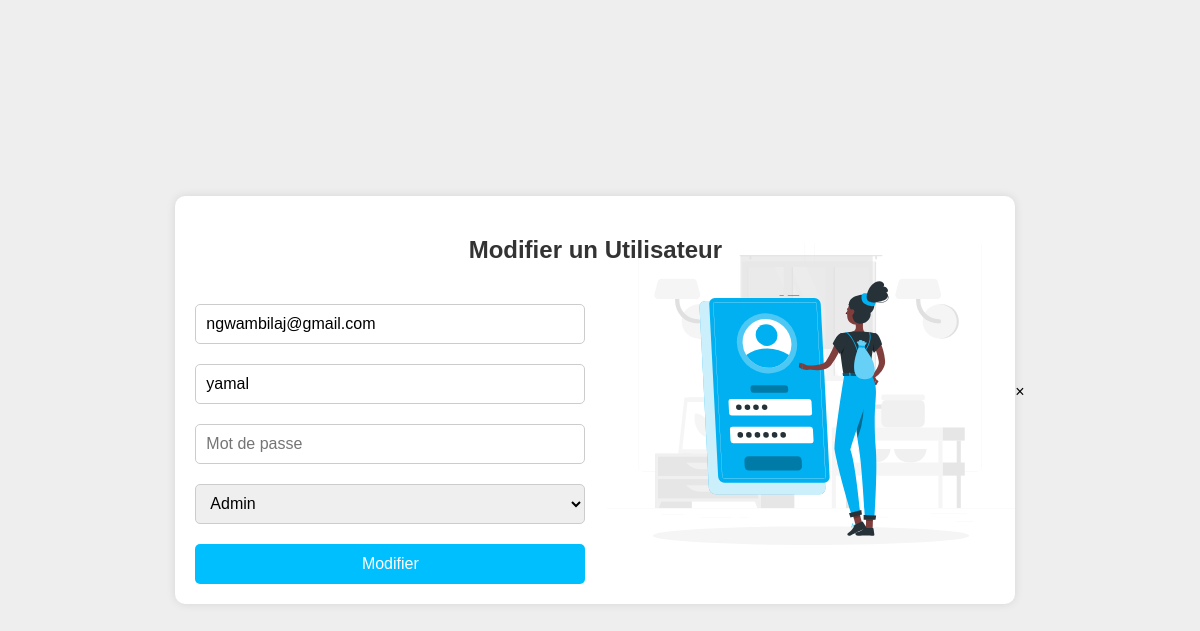
Screenshot of /Back-Office/espace_admin/modifierUtilisateur.php?id=2 with the database file from the repository.
### tables this page shows
CREATE TABLE `users` (
  `id` int NOT NULL,
  `email` varchar(255) NOT NULL,
  `username` varchar(255) NOT NULL,
  `password` varchar(255) NOT NULL,
  `role` varchar(50) NOT NULL
);

### Back-Office/espace_admin/modifierUtilisateur.php (the view, shortened to what this page needs)
<?php
require('../connection.php');
$id = $_GET['id'];
$query = $pdo->prepare("SELECT * FROM users WHERE id = ?");
if ($query->execute([$id])) {
    $datas = $query->fetch(PDO::FETCH_ASSOC);
} else {
    echo "Erreur lors de la récupération des données.";
    exit;
}
?>
<!DOCTYPE html>
<html lang="fr">
<head>
    <link rel="stylesheet" href="../../css/modifierUtilisateur.css">
</head>
<body>
    <form action="" method="POST">
        <h2>Modifier un Utilisateur</h2>
        <input type="email" id="email" name="email" placeholder="Email" value="<?php echo htmlspecialchars($datas['email']); ?>" required>
        <input type="text" id="username" name="username" placeholder="Nom d'utilisateur" value="<?php echo htmlspecialchars($datas['username']); ?>" required>
        <input type="password" id="password" name="password" placeholder="Mot de passe">
        <br>
        <select id="role" name="role" required>
            <option value="admin" <?php echo ($datas['role'] == 'admin') ? 'selected' : ''; ?>>Admin</option>
        </select>
        <br>
        <button type="submit" name="update_user">Modifier</button>
    </form>
    <div id="successModal" class="modal">
        <div class="modal-content">
            <span class="close-btn" onclick="closeModal()">&times;</span>
        </div>
    </div>
</body>
</html>

### css/modifierUtilisateur.css (style rules this page uses)
body { background-color: #eeeeef; font-family: Arial, sans-serif; display: flex; justify-content: center; align-items: center; height: 100vh; margin: 0; }
form { display: grid; grid-template-columns: 1fr 1fr; grid-template-rows: auto 1fr; background-color: #ffffff; grid-gap: 20px; background-image: url(../images/Login-rafiki.svg); background-repeat: no-repeat; background-position: right; padding: 20px; border-radius: 10px; box-shadow: 0 0 10px rgba(0, 0, 0, 0.1); max-width: 800px; width: 100%; }
h2 { grid-column: 1 / 3; text-align: center; margin-bottom: 20px; font-size: 1.5em; color: #333; }
input[type="email"], input[type="text"], input[type="password"], select, input[type="file"] { width: 100%; height: 40px; padding: 5px 10px; font-size: 1em; border: 1px solid #ccc; border-radius: 5px; box-sizing: border-box; grid-column: 1 / 2; }
button { grid-column: 1 / 2; height: 40px; background-color: #00bfff; color: #fff; border: none; border-radius: 5px; cursor: pointer; font-size: 1em; text-align: center; padding: 10px; }

### rows the page displays
users: email "ngwambilaj@gmail.com", username "yamal", role "Admin"
